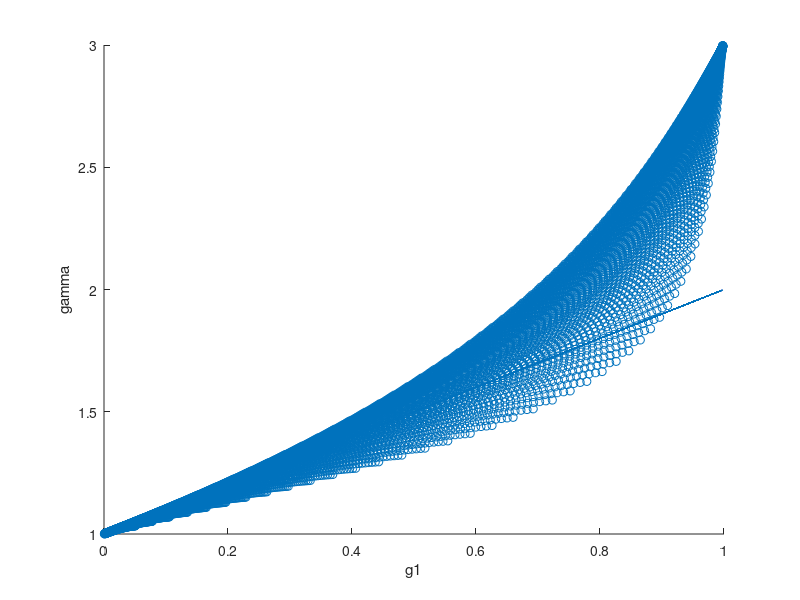

Source code (MATLAB): (Note: this script raises an error after producing the figure.)
close all; clear all; clc

angles = linspace(0,pi,20000);
u = cos(angles);

g1_goal = 0.93;
gamma_goal = 2.08;

gs = linspace(0.01,0.9,100);
as = linspace(-0.9,4,100);

allgs = zeros(1,length(gs)*length(as));
allas = zeros(1,length(gs)*length(as));
allg1s = zeros(1,length(gs)*length(as));
allgammas = zeros(1,length(gs)*length(as));

i = 1;

for g = gs
    for a = as

    K = 1/pi * a * g * (1-g^2)^(2*a)*((1 + g)^(2*a) - (1 - g)^(2*a))^(-1);

    pGK = K*(1 + g^2 - 2*g*u).^(-(a + 1));

    g1 = -2 * pi * trapz(u, u.*pGK);
    
    

    g2 = 2*pi*trapz(angles, pGK.*sin(angles).*(1/2 * (3*(cos(angles)).^2 - 1)));

    gamma = (1 - g2)/(1 - g1);
    
    allgs(i) = g;
    allas(i) = a;
    allg1s(i) = g1;
    allgammas(i) = gamma;
    
    i = i + 1;
    end
end

scatter(allg1s, allgammas)
hold all;
plot(allg1s, allg1s + 1)

xlabel('g1')
ylabel('gamma')
%%
F = scatteredInterpolant(allgammas',allg1s',allgs');
F2 = scatteredInterpolant(allgammas',allg1s',allas');
F(gamma_goal,g1_goal)
F2(gamma_goal,g1_goal)

save('a_interpolant','F')
save('g_interpolant','F2')